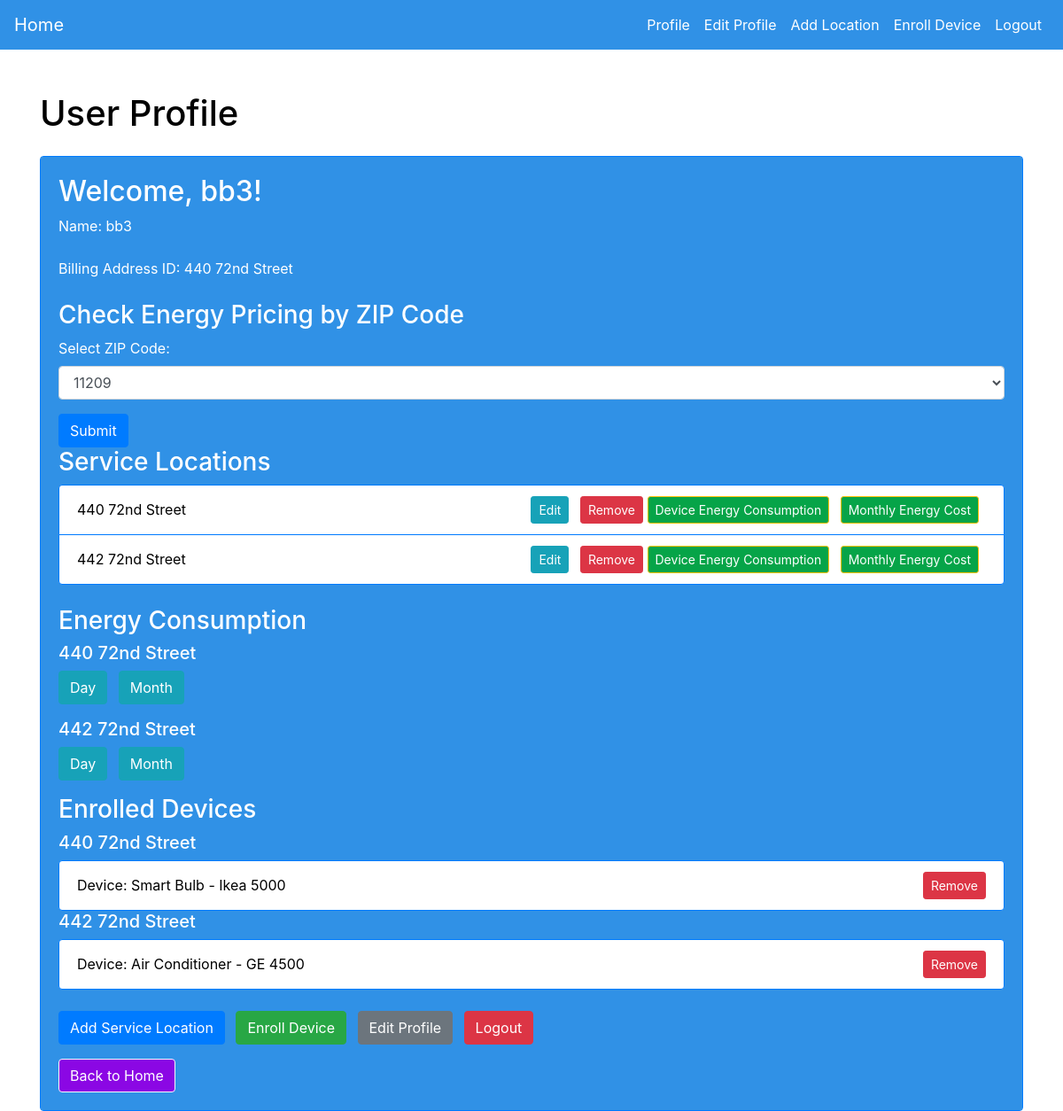
The app's page /profile (signed in) with its own data.
### app.py (models this page shows)
class User(db.Model):
    id = db.Column(db.Integer, primary_key=True)
    username = db.Column(db.String(50), unique=True, nullable=False)
    password = db.Column(db.String(60), nullable=False)
    name = db.Column(db.String(100), nullable=True)  # Add this line for the name field
    billing_address_id = db.Column(db.Integer, nullable=True)  # Add this line for the billing_address_id field
    service_locations = db.relationship('ServiceLocation', backref='user', lazy=True)
    zip_code = db.Column(db.String(10), nullable=False)

class ServiceLocation(db.Model):
    id = db.Column(db.Integer, primary_key=True)
    user_id = db.Column(db.Integer, db.ForeignKey('user.id'), nullable=False)
    address = db.Column(db.String(255), nullable=False)
    unit_number = db.Column(db.String(20), nullable=True)
    square_footage = db.Column(db.Integer, nullable=True)
    bedrooms = db.Column(db.Integer, nullable=True)
    occupants = db.Column(db.Integer, nullable=True)

class EnrolledDevice(db.Model):
    id = db.Column(db.Integer, primary_key=True)
    service_location_id = db.Column(db.Integer, db.ForeignKey('service_location.id'), nullable=False)
    model_id = db.Column(db.Integer, db.ForeignKey('device_model.id'), nullable=False)
    events = db.relationship('EventData', backref='enrolled_device', lazy=True)
    service_location = db.relationship('ServiceLocation', backref='enrolled_devices')

class DeviceModel(db.Model):
    id = db.Column(db.Integer, primary_key=True)
    type = db.Column(db.String(50), nullable=False)
    model_number = db.Column(db.String(50), nullable=False)
    enrolled_devices = db.relationship('EnrolledDevice', backref='device_model', lazy=True)

### app.py (the view)
@app.route('/profile')
def profile():
    if 'user_id' in session:
        user = User.query.get(session['user_id'])
        all_zip_codes = db.session.query(EnergyPrice.zip_code).distinct().all()
        all_zip_codes = [zip_code[0] for zip_code in all_zip_codes]
        return render_template('profile.html', user=user, all_zip_codes=all_zip_codes)
    else:
        return redirect(url_for('login'))

### templates/profile.html (shortened to what this page needs)
{% extends 'base.html' %}
{% block content %}
    <div class="container mt-5">
        <h1 class="mb-4">User Profile</h1>
        <div class="card bg-light">
            <div class="card-body">
                <h2>Welcome, {{ user.username }}!</h2>
                <p class="mb-4">Name: {{ user.name }}</p>
                <p class="mb-4">Billing Address ID: {{ user.billing_address_id }}</p>
                <h3>Check Energy Pricing by ZIP Code</h3>
                <form method="GET" action="{{ url_for('energy_price_zipcode') }}">
                    <div class="form-group">
                        <label for="zipCodeDropdown">Select ZIP Code:</label>
                        <select class="form-control" id="zipCodeDropdown" name="zip_code">
                            {% for zip_code in all_zip_codes %}
                                <option value="{{ zip_code }}">{{ zip_code }}</option>
                            {% endfor %}
                        </select>
                    </div>
                    <button type="submit" class="btn btn-primary">Submit</button>
                </form>
                <h3>Service Locations</h3>
                {% if user.service_locations %}
                    <ul class="list-group mb-4">
                        {% for service_location in user.service_locations %}
                            <li class="list-group-item d-flex justify-content-between align-items-center">
                                {{ service_location.address }}
                                <span>
                                    <a href="{{ url_for('edit_service_location', location_id=service_location.id) }}" class="btn btn-info btn-sm mr-2">Edit</a>
                                    <a href="{{ url_for('remove_service_location', location_id=service_location.id) }}" class="btn btn-danger btn-sm">Remove</a>
                                    <a href="{{ url_for('device_energy_consumption', service_location_id=service_location.id) }}" class="btn btn-warning btn-sm mr-2">Device Energy Consumption</a>
                                    <a href="{{ url_for('monthly_energy_cost', service_location_id=service_location.id) }}" class="btn btn-warning btn-sm mr-2">Monthly Energy Cost</a>
                                </span>
                            </li>
                        {% endfor %}
                    </ul>
                {% else %}
                    <p>No service locations found.</p>
                {% endif %}
                <h3>Energy Consumption</h3>
                {% if user.service_locations %}
                    {% for service_location in user.service_locations %}
                        <div class="mb-3">
                            <h5>{{ service_location.address }}</h5>
                            <a href="{{ url_for('energy_consumption', service_location_id=service_location.id, time_resolution='day') }}" class="btn btn-info mr-2">Day</a>
                            <a href="{{ url_for('energy_consumption', service_location_id=service_location.id, time_resolution='month') }}" class="btn btn-info mr-2">Month</a>
                        </div>
                    {% endfor %}
                {% else %}
                    <p>No service locations found.</p>
                {% endif %}
                <h3>Enrolled Devices</h3>
                {% if user.service_locations %}
                    <ul class="list-group mb-4">
                        {% for service_location in user.service_locations %}
                            <h5>{{ service_location.address }}</h5>
                            {% if service_location.enrolled_devices %}
                                <ul class="list-group">
                                    {% for enrolled_device in service_location.enrolled_devices %}
                                        <li class="list-group-item d-flex justify-content-between align-items-center">
                                            Device: {{ enrolled_device.device_model.type }} - {{ enrolled_device.device_model.model_number }}
                                            <span>
                                                <a href="{{ url_for('remove_enrolled_device', device_id=enrolled_device.id) }}" class="btn btn-danger btn-sm">Remove</a>
                                            </span>
                                        </li>
                                    {% endfor %}
                                </ul>
                            {% else %}
                                <p>No enrolled devices for this service location.</p>
                            {% endif %}
                        {% endfor %}
                    </ul>
                {% else %}
                    <p>No service locations found.</p>
                {% endif %}
                <div class="mb-3">
                    <a href="{{ url_for('add_service_location') }}" class="btn btn-primary mr-2">Add Service Location</a>
                    <a href="{{ url_for('enroll_device') }}" class="btn btn-success mr-2">Enroll Device</a>
                    <a href="{{ url_for('edit_profile') }}" class="btn btn-secondary mr-2">Edit Profile</a>
                    <a href="{{ url_for('logout') }}" class="btn btn-danger">Logout</a>
                </div>
                <a href="{{ url_for('index') }}" class="btn btn-light">Back to Home</a>
            </div>
        </div>
    </div>
{% endblock %}

### templates/profile.html (style rules this page uses)
.card-body { background-color: #3091e6; }
.container h1 { color: #000 }
.container h2, .container h3, .container h5 { color: #ffffff; }
.card { border-color: #007bff; background-color: #3091e6; }
.btn-primary { background-color: #007bff; }
.btn-info { background-color: #17a2b8; }
.btn-secondary { background-color: #6c757d; }
.btn-danger { background-color: #dc3545; }
.btn-light { background-color: #8b07e4; }
.btn-warning { background-color: #06a448; }
.btn-success { background-color: #28a745; }
.btn { color: #ffffff; }
.list-group-item { border-color: #007bff; color:black }
label { color: white; }
.mb-4 { color:white; }

### records on screen
User: username "bb3", name "bb3", billing_address_id "440 72nd Street"
ServiceLocation: address "440 72nd Street"
ServiceLocation: address "442 72nd Street"
EnrolledDevice: device_model.type "Smart Bulb", device_model.model_number "Ikea 5000"
EnrolledDevice: device_model.type "Air Conditioner", device_model.model_number "GE 4500"

### other values on screen
form field zip_code "11209"
